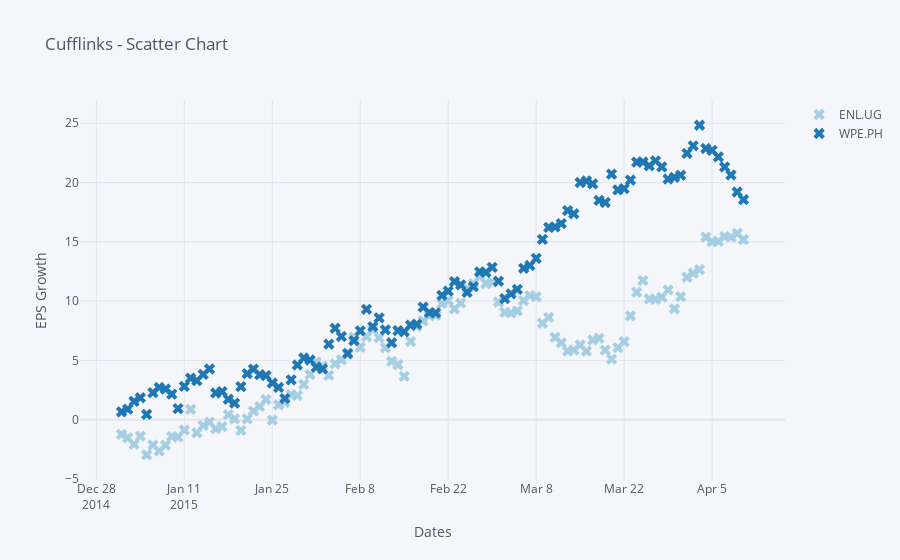

Notebook code for this chart:
### Markdown cell above
## Scatter Chart

### Code cell
cf.datagen.lines(2).iplot(kind='scatter',mode='markers',size=10,symbol='x',colorscale='paired',
                          xTitle='Dates',yTitle='EPS Growth',title='Cufflinks - Scatter Chart')
